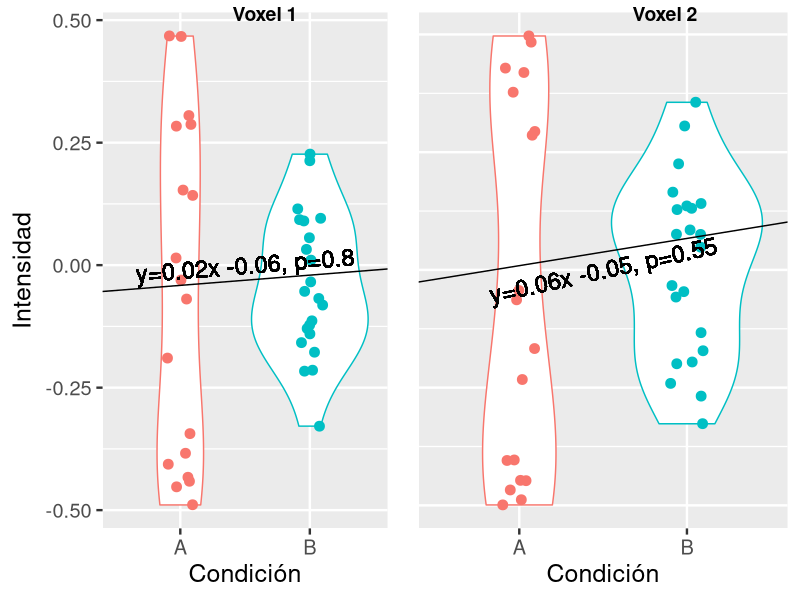
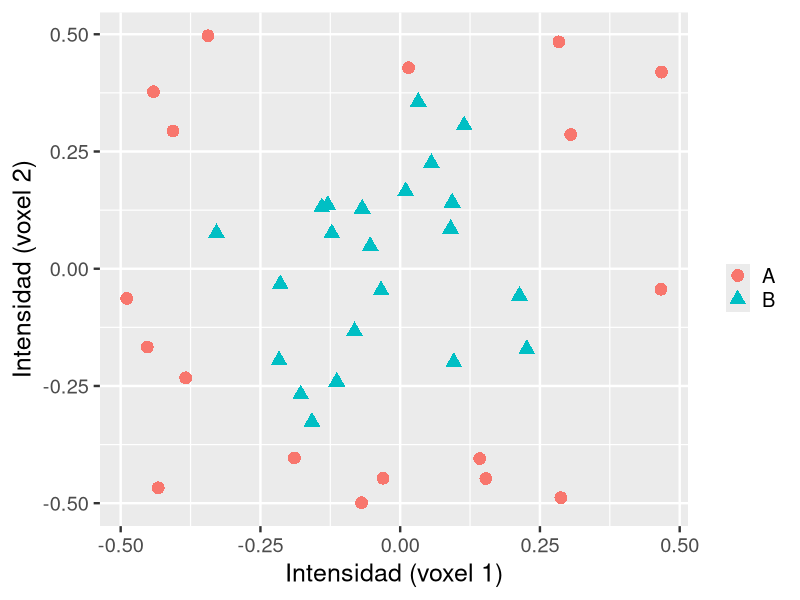

These figures' R source, in order: (Note: this script raises an error after producing the figures.)
library(ggplot2)
theme_set(theme_gray(base_size = 18))
library(cowplot)
library(e1071) # SVM classifier

set.seed(111)
N <- 40
CONDITIONS <- c("A", "B")

## uniformly sample N points within (0,1)x(0,1)
data <- data.frame(replicate(2, runif(N, min = -.5, max = .5)))
colnames(data) <- c("voxel_1", "voxel_2")

## divide space into 2 condition regions according to some boundary relation
label <- function(p) {
    ## showcase nonlinear capabilities: circle of area .5 centered at (0, 0)
    diameter <- .5 / pi
    if ((p["voxel_1"])**2 > diameter - (p["voxel_2"])**2) {
        CONDITIONS[1]
    } else {
        CONDITIONS[2]
    }
}
data <- cbind(data, cond = apply(data, 1, label)) # label each point
## reorder according to label, for visual convenience
data <- data[with(data, order(cond)), ]

## plot single-voxel models
lm_plot <- function(data, xname, yname, remove_ytext = FALSE) {
    model <- summary(lm(paste0(yname, "~", xname),
                         data))
    beta1 <- model$coefficients[paste0(xname, "B"), "Estimate"]
    beta0 <- model$coefficients["(Intercept)", "Estimate"]
    p <- model$coefficients[paste0(xname, "B"), "Pr(>|t|)"]
    plot <- ggplot(data, aes(x = data[, xname],
                             y = data[, yname],
                             color = data[, xname])) +
        labs(x = "Condición", y = "Intensidad") +
        geom_violin() +
        geom_jitter(width = .1, size = 3) +
        geom_abline(slope = beta1,
                    intercept = beta0) +
        geom_text(color = "black",
                  angle = atan(beta1) * (180 / pi) * 3.75,
                  aes(x = 1.5,
                      y = 0,
                      label = paste0("y=",
                                     round(beta1, 2),
                                     "x ",
                                     round(beta0, 2),
                                     ", p=",
                                     round(p, 2))),
                  size = 6) +
        theme(legend.position="none")
    if (remove_ytext) {
        plot <- plot + theme(axis.title.y = element_blank(),
                     axis.text.y = element_blank(),
                     axis.ticks.y = element_blank())
    }
    shapiro.test(data[data$cond == CONDITIONS[1], as.character(yname)])
    shapiro.test(data[data$cond == CONDITIONS[2],  as.character(yname)])
    plot
}

svg("./lm-vs-multivariate-1.svg")
cowplot::plot_grid(lm_plot(data, xname = "cond", yname = "voxel_1"), # no effect, p = .795
                   lm_plot(data, xname = "cond", yname = "voxel_2", TRUE), # no effect, p = .546
                   labels = c("Voxel 1", "Voxel 2"),
                   label_x = .5)
dev.off()

## summary(lm(formula = cond ~ voxel_1:voxel_2, data = data)) # no interaction

svg("./lm-vs-multivariate-2.svg")
ggplot(data, aes(x = voxel_1, y = voxel_2, color = cond, shape = cond)) +
    geom_point(size = 4) +
    labs(x = "Intensidad (voxel 1)",
         y = "Intensidad (voxel 2)",
         color = "Condition") +
    scale_color_discrete("") +
    scale_shape_manual("", values = c(16, 17))
dev.off()

indices <- sample(1:nrow(data), N/2)
model3 <- svm(cond ~ voxel_2 + voxel_1,
              data = data[indices, ],
              kernel = "radial",
              cost = 1000,
              gamma = 0.01)
predict(model3, data[-indices, ])
svg("./lm-vs-multivariate-3.svg")
plot(model3, data)
dev.off()
